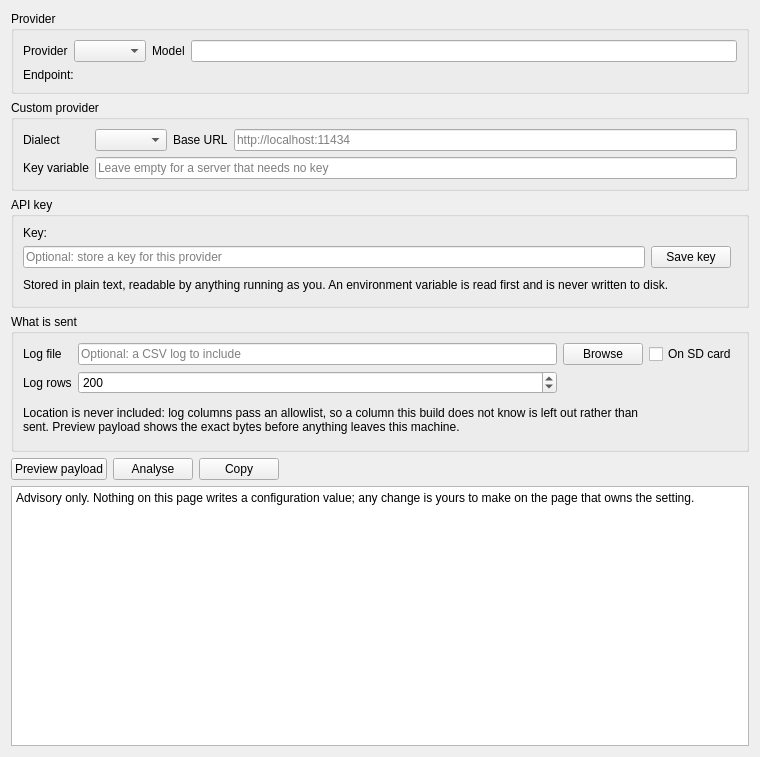
<?xml version="1.0" encoding="UTF-8"?>
<ui version="4.0">
 <class>PageTuningInsights</class>
 <widget class="QWidget" name="PageTuningInsights">
  <property name="geometry">
   <rect><x>0</x><y>0</y><width>760</width><height>720</height></rect>
  </property>
  <property name="windowTitle">
   <string>Tuning Insights</string>
  </property>
  <layout class="QVBoxLayout" name="outerLayout">
   <item>
    <widget class="QGroupBox" name="providerGroup">
     <property name="title"><string>Provider</string></property>
     <layout class="QGridLayout" name="providerLayout">
      <item row="0" column="0">
       <widget class="QLabel" name="providerLabel">
        <property name="text"><string>Provider</string></property>
       </widget>
      </item>
      <item row="0" column="1">
       <widget class="QComboBox" name="providerBox"/>
      </item>
      <item row="0" column="2">
       <widget class="QLabel" name="modelLabel">
        <property name="text"><string>Model</string></property>
       </widget>
      </item>
      <item row="0" column="3">
       <widget class="QLineEdit" name="modelEdit"/>
      </item>
      <item row="1" column="0" colspan="4">
       <widget class="QLabel" name="endpointLabel">
        <property name="text"><string>Endpoint:</string></property>
        <property name="textInteractionFlags">
         <set>Qt::TextSelectableByKeyboard|Qt::TextSelectableByMouse</set>
        </property>
       </widget>
      </item>
     </layout>
    </widget>
   </item>
   <item>
    <widget class="QGroupBox" name="customGroup">
     <property name="title"><string>Custom provider</string></property>
     <property name="visible"><bool>false</bool></property>
     <layout class="QGridLayout" name="customLayout">
      <item row="0" column="0">
       <widget class="QLabel" name="kindLabel">
        <property name="text"><string>Dialect</string></property>
       </widget>
      </item>
      <item row="0" column="1">
       <widget class="QComboBox" name="kindBox"/>
      </item>
      <item row="0" column="2">
       <widget class="QLabel" name="baseUrlLabel">
        <property name="text"><string>Base URL</string></property>
       </widget>
      </item>
      <item row="0" column="3">
       <widget class="QLineEdit" name="baseUrlEdit">
        <property name="placeholderText"><string>http://localhost:11434</string></property>
       </widget>
      </item>
      <item row="1" column="0">
       <widget class="QLabel" name="keyEnvLabel">
        <property name="text"><string>Key variable</string></property>
       </widget>
      </item>
      <item row="1" column="1" colspan="3">
       <widget class="QLineEdit" name="keyEnvEdit">
        <property name="placeholderText"><string>Leave empty for a server that needs no key</string></property>
       </widget>
      </item>
     </layout>
    </widget>
   </item>
   <item>
    <widget class="QGroupBox" name="keyGroup">
     <property name="title"><string>API key</string></property>
     <layout class="QGridLayout" name="keyLayout">
      <item row="0" column="0" colspan="3">
       <widget class="QLabel" name="keyStatusLabel">
        <property name="text"><string>Key:</string></property>
        <property name="wordWrap"><bool>true</bool></property>
       </widget>
      </item>
      <item row="1" column="0">
       <widget class="QLineEdit" name="keyEdit">
        <property name="echoMode"><enum>QLineEdit::Password</enum></property>
        <property name="placeholderText"><string>Optional: store a key for this provider</string></property>
       </widget>
      </item>
      <item row="1" column="1">
       <widget class="QPushButton" name="keySaveButton">
        <property name="text"><string>Save key</string></property>
       </widget>
      </item>
      <item row="2" column="0" colspan="3">
       <widget class="QLabel" name="keyWarnLabel">
        <property name="minimumSize">
         <size><width>0</width><height>22</height></size>
        </property>
        <property name="text"><string>Stored in plain text, readable by anything running as you. An environment variable is read first and is never written to disk.</string></property>
        <property name="wordWrap"><bool>true</bool></property>
       </widget>
      </item>
     </layout>
    </widget>
   </item>
   <item>
    <widget class="QGroupBox" name="dataGroup">
     <property name="title"><string>What is sent</string></property>
     <layout class="QGridLayout" name="dataLayout">
      <item row="0" column="0">
       <widget class="QLabel" name="logLabel">
        <property name="text"><string>Log file</string></property>
       </widget>
      </item>
      <item row="0" column="1">
       <widget class="QLineEdit" name="logEdit">
        <property name="placeholderText"><string>Optional: a CSV log to include</string></property>
       </widget>
      </item>
      <item row="0" column="2">
       <widget class="QPushButton" name="logBrowseButton">
        <property name="text"><string>Browse</string></property>
       </widget>
      </item>
      <item row="0" column="3">
       <widget class="QCheckBox" name="sdBox">
        <property name="text"><string>On SD card</string></property>
        <property name="toolTip">
         <string>Read the log off the connected device's SD card instead of this machine, e.g. /log_can/log_007_2026-09-30_18-58-25.csv</string>
        </property>
       </widget>
      </item>
      <item row="1" column="0">
       <widget class="QLabel" name="maxRowsLabel">
        <property name="text"><string>Log rows</string></property>
       </widget>
      </item>
      <item row="1" column="1">
       <widget class="QSpinBox" name="maxRowsBox">
        <property name="minimum"><number>10</number></property>
        <property name="maximum"><number>5000</number></property>
        <property name="value"><number>200</number></property>
       </widget>
      </item>
      <item row="2" column="0" colspan="3">
       <widget class="QLabel" name="redactionLabel">
        <property name="minimumSize">
         <size><width>0</width><height>40</height></size>
        </property>
        <property name="text"><string>Location is never included: log columns pass an allowlist, so a column this build does not know is left out rather than sent. Preview payload shows the exact bytes before anything leaves this machine.</string></property>
        <property name="wordWrap"><bool>true</bool></property>
       </widget>
      </item>
     </layout>
    </widget>
   </item>
   <item>
    <layout class="QHBoxLayout" name="buttonLayout">
     <item>
      <widget class="QPushButton" name="previewButton">
       <property name="text"><string>Preview payload</string></property>
      </widget>
     </item>
     <item>
      <widget class="QPushButton" name="analyseButton">
       <property name="text"><string>Analyse</string></property>
      </widget>
     </item>
     <item>
      <widget class="QPushButton" name="copyButton">
       <property name="text"><string>Copy</string></property>
      </widget>
     </item>
     <item>
      <spacer name="buttonSpacer">
       <property name="orientation"><enum>Qt::Horizontal</enum></property>
       <property name="sizeHint" stdset="0">
        <size><width>40</width><height>20</height></size>
       </property>
      </spacer>
     </item>
    </layout>
   </item>
   <item>
    <widget class="QPlainTextEdit" name="replyEdit">
     <property name="readOnly"><bool>true</bool></property>
     <property name="minimumSize">
      <size><width>0</width><height>260</height></size>
     </property>
     <property name="plainText">
      <string>Advisory only. Nothing on this page writes a configuration value; any change is yours to make on the page that owns the setting.</string>
     </property>
    </widget>
   </item>
  </layout>
 </widget>
 <resources/>
 <connections/>
</ui>
